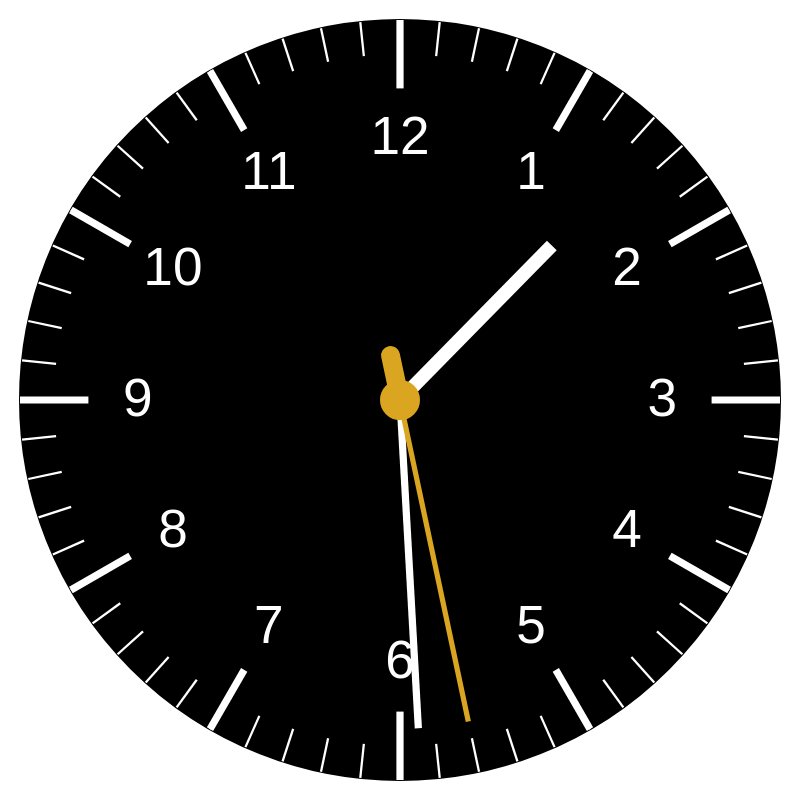

Describe this chart as a Vega-Lite specification.
### Vega specification from a JSON file in a GitHub repository (floating-point values rounded to 4 significant figures)
{"$schema": "https://vega.github.io/schema/vega/v5.json", "width": 400, "height": 400, "signals": [{"name": "centerX", "init": "width/2"}, {"name": "centerY", "init": "height/2"}, {"name": "radiusRef", "init": "min(width,height)*0.95"}, {"name": "sizeFactor", "init": "radiusRef/400"}, {"name": "outerRadius", "init": "radiusRef/2"}, {"name": "innerRadiusMinutes", "init": "radiusRef/2 - (18 * sizeFactor)"}, {"name": "innerRadiusHours", "init": "radiusRef/2 - (36 * sizeFactor)"}, {"name": "currentDate", "init": "now()", "on": [{"events": {"type": "timer", "throttle": 10}, "update": "now()"}]}, {"name": "currentHour", "init": "hours(currentDate)+minutes(currentDate)/60", "on": [{"events": {"signal": "currentDate"}, "update": "hours(currentDate)+minutes(currentDate)/60"}]}, {"name": "currentMinute", "init": "minutes(currentDate)+seconds(currentDate)/60", "on": [{"events": {"signal": "currentDate"}, "update": "minutes(currentDate)+seconds(currentDate)/60"}]}, {"name": "currentSecond", "init": "seconds(currentDate)", "on": [{"events": {"signal": "currentDate"}, "update": "seconds(currentDate)+milliseconds(currentDate)/1000"}]}], "data": [{"name": "hours", "transform": [{"type": "sequence", "start": 0, "stop": 12, "step": 1, "as": "hour"}, {"type": "formula", "expr": "centerX - cos(PI/2 + (datum.hour * PI/6)) * outerRadius", "as": "x"}, {"type": "formula", "expr": "centerY - sin(PI/2 + (datum.hour * PI/6)) * outerRadius", "as": "y"}, {"type": "formula", "expr": "centerX - cos(PI/2 + (datum.hour * PI/6)) * innerRadiusHours", "as": "x2"}, {"type": "formula", "expr": "centerY - sin(PI/2 + (datum.hour * PI/6)) * innerRadiusHours", "as": "y2"}, {"type": "formula", "expr": "centerX - cos(PI/2 + (datum.hour * PI/6)) * (innerRadiusHours - 26 * max(sizeFactor, 0.4))", "as": "xHour"}, {"type": "formula", "expr": "centerY - sin(PI/2 + (datum.hour * PI/6)) * (innerRadiusHours - 26 * max(sizeFactor, 0.4))", "as": "yHour"}]}, {"name": "minutes", "transform": [{"type": "sequence", "start": 0, "stop": 60, "step": 1, "as": "minute"}, {"type": "formula", "expr": "centerX - cos(PI/2 + (datum.minute * PI/30)) * outerRadius", "as": "x"}, {"type": "formula", "expr": "centerY - sin(PI/2 + (datum.minute * PI/30)) * outerRadius", "as": "y"}, {"type": "formula", "expr": "centerX - cos(PI/2 + (datum.minute * PI/30)) * innerRadiusMinutes", "as": "x2"}, {"type": "formula", "expr": "centerY - sin(PI/2 + (datum.minute * PI/30)) * innerRadiusMinutes", "as": "y2"}]}], "scales": [{"name": "hourScale", "domain": {"data": "hours", "field": "hour"}, "range": [0, {"signal": "2*PI"}]}, {"name": "minutesScale", "domain": {"data": "minutes", "field": "minute"}, "range": [0, {"signal": "2*PI"}]}], "marks": [{"type": "arc", "encode": {"enter": {"x": {"signal": "centerX"}, "y": {"signal": "centerY"}, "startAngle": {"value": 0}, "endAngle": {"signal": "2*PI"}, "outerRadius": {"signal": "outerRadius"}, "fill": {"value": "black"}, "stroke": {"value": "black"}}}}, {"type": "rule", "from": {"data": "minutes"}, "encode": {"enter": {"x": {"field": "x"}, "y": {"field": "y"}, "x2": {"field": "x2"}, "y2": {"field": "y2"}, "strokeWidth": {"signal": "pow(2*sizeFactor, 0.2)"}, "stroke": {"value": "white"}}}}, {"type": "rule", "from": {"data": "hours"}, "encode": {"enter": {"size": {"signal": "pow(2*sizeFactor, 4)"}, "x": {"field": "x"}, "y": {"field": "y"}, "x2": {"field": "x2"}, "y2": {"field": "y2"}, "strokeWidth": {"signal": "pow(2*sizeFactor, 2)"}, "stroke": {"value": "white"}}}}, {"type": "text", "from": {"data": "hours"}, "encode": {"enter": {"x": {"field": "xHour"}, "y": {"field": "yHour"}, "align": {"value": "center"}, "fill": {"value": "white"}, "baseline": {"value": "middle"}, "text": {"signal": "datum.hour === 0 ? 12 : datum.hour"}, "fontSize": {"signal": "28*max(sizeFactor, 0.4)"}, "fontWeight": {"value": "100"}}}}, {"type": "rule", "encode": {"enter": {"x": {"signal": "centerX"}, "y": {"signal": "centerY"}, "stroke": {"value": "white"}, "strokeWidth": {"signal": "pow(2*sizeFactor, 3)"}}, "update": {"x2": {"signal": "centerX - cos(PI/2 + (currentHour * PI/6)) * (innerRadiusHours - (50 * sizeFactor))"}, "y2": {"signal": "centerY - sin(PI/2 + (currentHour * PI/6)) * (innerRadiusHours - (50 * sizeFactor))"}}}}, {"type": "rule", "encode": {"enter": {"x": {"signal": "centerX"}, "y": {"signal": "centerY"}, "stroke": {"value": "white"}, "strokeWidth": {"signal": "pow(2*sizeFactor, 2)"}}, "update": {"x2": {"signal": "centerX - cos(PI/2 + (currentMinute * PI/30)) * (innerRadiusHours + (innerRadiusMinutes-innerRadiusHours)/2)"}, "y2": {"signal": "centerY - sin(PI/2 + (currentMinute * PI/30)) * (innerRadiusHours + (innerRadiusMinutes-innerRadiusHours)/2)"}}}}, {"type": "rule", "encode": {"enter": {"x": {"signal": "centerX"}, "y": {"signal": "centerY"}, "stroke": {"value": "goldenrod"}, "strokeWidth": {"signal": "pow(2*sizeFactor, 1.5)"}}, "update": {"x2": {"signal": "centerX - cos(PI/2 + (currentSecond * PI/30)) * (innerRadiusHours + (innerRadiusMinutes-innerRadiusHours)/2)"}, "y2": {"signal": "centerY - sin(PI/2 + (currentSecond * PI/30)) * (innerRadiusHours + (innerRadiusMinutes-innerRadiusHours)/2)"}}}}, {"type": "rule", "encode": {"enter": {"x": {"signal": "centerX"}, "y": {"signal": "centerY"}, "stroke": {"value": "goldenrod"}, "strokeWidth": {"signal": "pow(2*sizeFactor, 3.5)"}, "strokeCap": {"value": "round"}}, "update": {"x2": {"signal": "centerX - cos(PI*3/2 + (currentSecond * PI/30)) * (24 * sizeFactor)"}, "y2": {"signal": "centerY - sin(PI*3/2 + (currentSecond * PI/30)) * (24 * sizeFactor)"}}}}, {"type": "arc", "encode": {"enter": {"x": {"signal": "centerX"}, "y": {"signal": "centerY"}, "startAngle": {"value": 0}, "endAngle": {"signal": "2*PI"}, "outerRadius": {"signal": "10*sizeFactor"}, "fill": {"value": "goldenrod"}, "stroke": {"value": "goldenrod"}, "zIndex": {"value": 1}}}}]}
